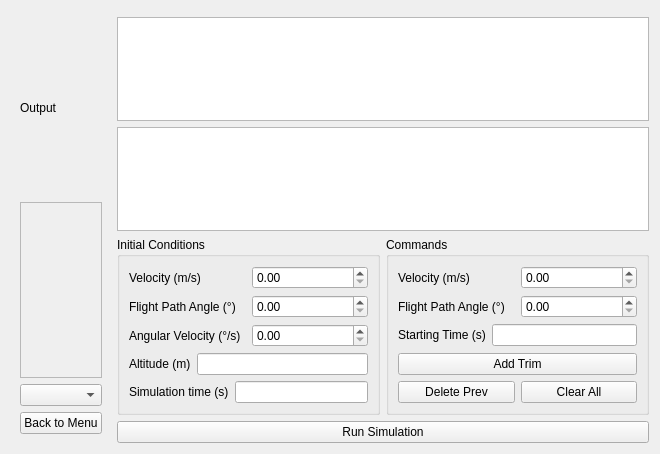
<?xml version="1.0" encoding="UTF-8"?>
<ui version="4.0">
 <class>Form</class>
 <widget class="QWidget" name="Form">
  <property name="geometry">
   <rect>
    <x>0</x>
    <y>0</y>
    <width>660</width>
    <height>454</height>
   </rect>
  </property>
  <property name="windowTitle">
   <string>Form</string>
  </property>
  <layout class="QHBoxLayout" name="horizontalLayout_11">
   <item>
    <widget class="QWidget" name="widget" native="true">
     <layout class="QVBoxLayout" name="verticalLayout_5">
      <item>
       <widget class="QLabel" name="label_9">
        <property name="text">
         <string>Output</string>
        </property>
       </widget>
      </item>
      <item>
       <widget class="QFrame" name="GraphOutput">
        <property name="frameShape">
         <enum>QFrame::StyledPanel</enum>
        </property>
        <property name="frameShadow">
         <enum>QFrame::Raised</enum>
        </property>
       </widget>
      </item>
      <item>
       <widget class="QComboBox" name="graph_selector"/>
      </item>
      <item>
       <widget class="QPushButton" name="pushButton">
        <property name="text">
         <string>Back to Menu</string>
        </property>
       </widget>
      </item>
     </layout>
    </widget>
   </item>
   <item>
    <layout class="QVBoxLayout" name="verticalLayout_4">
     <item>
      <widget class="QWidget" name="movie" native="true"/>
     </item>
     <item>
      <layout class="QVBoxLayout" name="verticalLayout_3">
       <item>
        <widget class="QTableView" name="trim_input_table"/>
       </item>
       <item>
        <widget class="QTableView" name="trim_output_table"/>
       </item>
      </layout>
     </item>
     <item>
      <layout class="QHBoxLayout" name="horizontalLayout_10">
       <item>
        <widget class="QGroupBox" name="groupBox_3">
         <property name="title">
          <string>Initial Conditions</string>
         </property>
         <layout class="QGridLayout" name="gridLayout_3">
          <item row="0" column="0">
           <layout class="QVBoxLayout" name="verticalLayout_2">
            <item>
             <layout class="QHBoxLayout" name="horizontalLayout_4">
              <item>
               <widget class="QLabel" name="label_4">
                <property name="text">
                 <string>Velocity (m/s)</string>
                </property>
               </widget>
              </item>
              <item>
               <widget class="QDoubleSpinBox" name="init_vel"/>
              </item>
             </layout>
            </item>
            <item>
             <layout class="QHBoxLayout" name="horizontalLayout_5">
              <item>
               <widget class="QLabel" name="label_5">
                <property name="text">
                 <string>Flight Path Angle (°)</string>
                </property>
               </widget>
              </item>
              <item>
               <widget class="QDoubleSpinBox" name="init_gamma"/>
              </item>
             </layout>
            </item>
            <item>
             <layout class="QHBoxLayout" name="horizontalLayout_6">
              <item>
               <widget class="QLabel" name="label_6">
                <property name="text">
                 <string>Angular Velocity (°/s)</string>
                </property>
               </widget>
              </item>
              <item>
               <widget class="QDoubleSpinBox" name="init_angvel"/>
              </item>
             </layout>
            </item>
            <item>
             <layout class="QHBoxLayout" name="horizontalLayout_7">
              <item>
               <widget class="QLabel" name="label_7">
                <property name="text">
                 <string>Altitude (m)</string>
                </property>
               </widget>
              </item>
              <item>
               <widget class="QLineEdit" name="init_altitude"/>
              </item>
             </layout>
            </item>
            <item>
             <layout class="QHBoxLayout" name="horizontalLayout_8">
              <item>
               <widget class="QLabel" name="label_8">
                <property name="text">
                 <string>Simulation time (s)</string>
                </property>
               </widget>
              </item>
              <item>
               <widget class="QLineEdit" name="init_ttime"/>
              </item>
             </layout>
            </item>
           </layout>
          </item>
         </layout>
        </widget>
       </item>
       <item>
        <widget class="QGroupBox" name="groupBox">
         <property name="title">
          <string>Commands</string>
         </property>
         <layout class="QGridLayout" name="gridLayout_2">
          <item row="0" column="0">
           <layout class="QVBoxLayout" name="verticalLayout">
            <item>
             <layout class="QHBoxLayout" name="horizontalLayout">
              <item>
               <widget class="QLabel" name="label">
                <property name="text">
                 <string>Velocity (m/s)</string>
                </property>
               </widget>
              </item>
              <item>
               <widget class="QDoubleSpinBox" name="trim_vel"/>
              </item>
             </layout>
            </item>
            <item>
             <layout class="QHBoxLayout" name="horizontalLayout_2">
              <item>
               <widget class="QLabel" name="label_2">
                <property name="text">
                 <string>Flight Path Angle (°)</string>
                </property>
               </widget>
              </item>
              <item>
               <widget class="QDoubleSpinBox" name="trim_gamma"/>
              </item>
             </layout>
            </item>
            <item>
             <layout class="QHBoxLayout" name="horizontalLayout_3">
              <item>
               <widget class="QLabel" name="label_3">
                <property name="text">
                 <string>Starting Time (s)</string>
                </property>
               </widget>
              </item>
              <item>
               <widget class="QLineEdit" name="trim_tstart"/>
              </item>
             </layout>
            </item>
            <item>
             <spacer name="verticalSpacer">
              <property name="orientation">
               <enum>Qt::Vertical</enum>
              </property>
              <property name="sizeHint" stdset="0">
               <size>
                <width>20</width>
                <height>40</height>
               </size>
              </property>
             </spacer>
            </item>
            <item>
             <widget class="QPushButton" name="add_trim">
              <property name="text">
               <string>Add Trim</string>
              </property>
             </widget>
            </item>
            <item>
             <layout class="QHBoxLayout" name="horizontalLayout_9">
              <item>
               <widget class="QPushButton" name="del_prev_trim">
                <property name="text">
                 <string>Delete Prev</string>
                </property>
               </widget>
              </item>
              <item>
               <widget class="QPushButton" name="clear_trims">
                <property name="text">
                 <string>Clear All</string>
                </property>
               </widget>
              </item>
             </layout>
            </item>
           </layout>
          </item>
         </layout>
        </widget>
       </item>
      </layout>
     </item>
     <item>
      <widget class="QPushButton" name="run_simulation">
       <property name="text">
        <string>Run Simulation</string>
       </property>
      </widget>
     </item>
    </layout>
   </item>
  </layout>
 </widget>
 <resources/>
 <connections/>
</ui>
